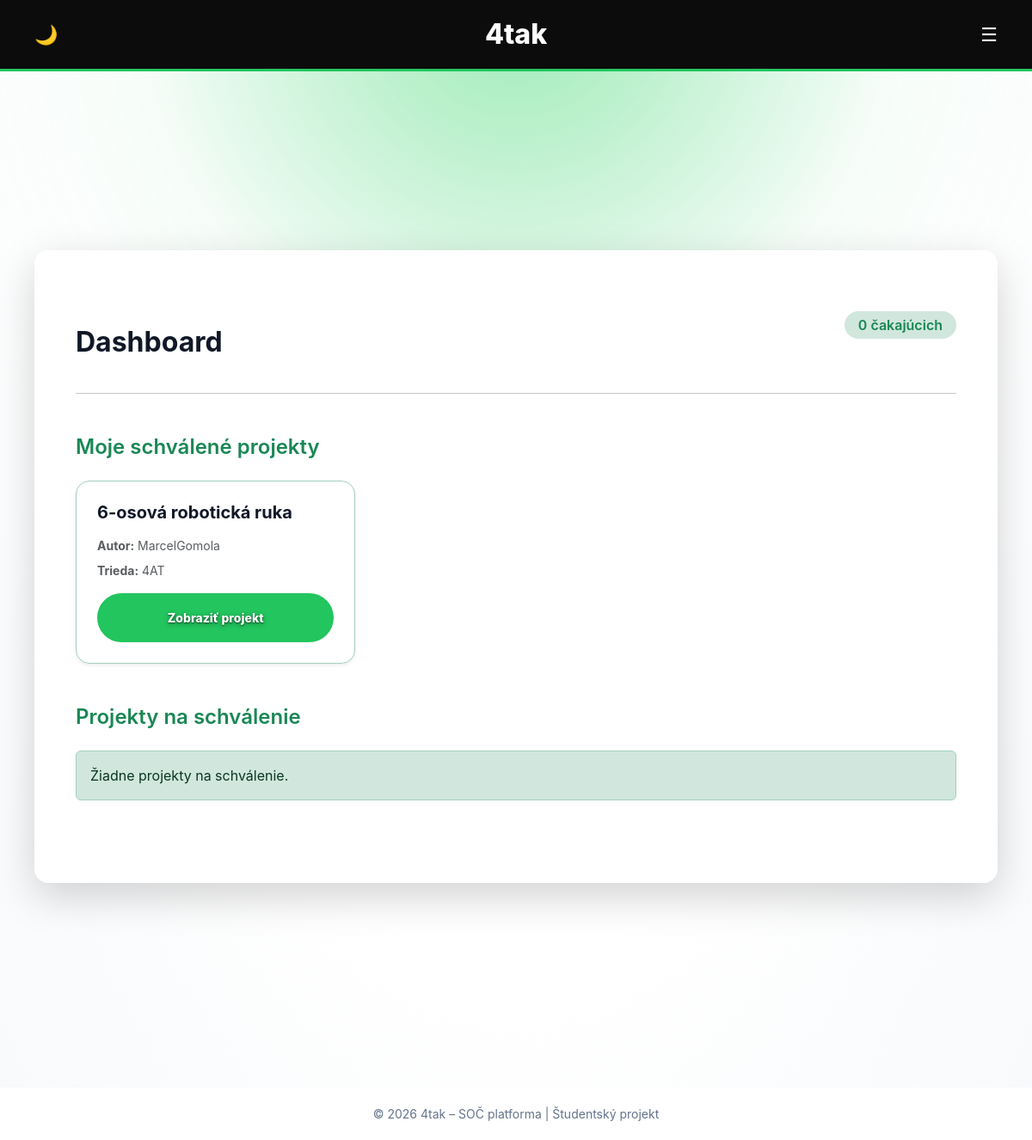
Page /teacher-dashboard/ (signed in) on the committed database.
### projects/models.py (models this page shows, shortened)
class Project(models.Model):
    PROJECT_TYPE_CHOICES = [
        ('web', 'Webová aplikácia'),
        ('physical', 'Fyzická práca'),
    ]
    DIFFICULTY_CHOICES = [
        (1, 'Veľmi ľahká'),
        (2, 'Ľahká'),
        (3, 'Stredná'),
        (4, 'Ťažká'),
        (5, 'Veľmi ťažká'),
    ]
    CLASS_CHOICES = [
        ('4AT', '4AT'),
        ('4AS', '4AS'),
        ('4AM', '4AM'),
        ('4AI', '4AI'),
        ('4BI', '4BI'),
        ('4CI', '4CI'),
        ('4AE', '4AE'),
        ('3AT', '3AT'),
        ('3AS', '3AS'),
        ('3AM', '3AM'),
        ('3AI', '3AI'),
        ('3BI', '3BI'),
        ('3CI', '3CI'),
        ('3AE', '3AE'),
    ]
    mentor = models.ForeignKey(
        User,
        on_delete=models.SET_NULL,
        null=True,
        blank=True,
        related_name='mentored_projects'
    )
    title = models.CharField(max_length=200)
    functionality = models.TextField()
    project_type = models.CharField(
        max_length=10,
        choices=PROJECT_TYPE_CHOICES
    )
    difficulty = models.IntegerField(
    choices=DIFFICULTY_CHOICES
    )
    school_class = models.CharField(
        max_length=3,
        choices=CLASS_CHOICES,
        blank=True,
        null=True
    )
    image = models.ImageField(
        upload_to='projects/images/',
        blank=True,
        null=True
    )
    documentation_pdf = models.FileField(
        upload_to='projects/pdfs/',
        blank=True,
        null=True
    )
    video_url = models.URLField(blank=True, null=True)
    author = models.ForeignKey(User, on_delete=models.CASCADE)
    created_at = models.DateTimeField(auto_now_add=True)
    approved = models.BooleanField(default=False)

### projects/views.py (the view, shortened to what this page needs)
# urls.py: path('teacher-dashboard/', views.teacher_dashboard, name='teacher_dashboard'),
@login_required
def teacher_dashboard(request):
    if request.user.profile.role not in ['teacher', 'admin']:
        return redirect('project_list')
    if request.user.profile.role == 'teacher':
        pending_projects = Project.objects.filter(
            mentor=request.user,
            approved=False
        )
        approved_projects = Project.objects.filter(
            mentor=request.user,
            approved=True
        )
        pending_edits = ProjectEdit.objects.filter(
            original_project__mentor=request.user,
            approved=False
        )
    return render(request, 'projects/teacher_dashboard.html', {
        'pending_projects': pending_projects,
        'approved_projects': approved_projects,
        'pending_edits': pending_edits,
    })

### projects/templates/projects/teacher_dashboard.html (shortened to what this page needs)
{% extends "projects/base.html" %}
{% block content %}
<div class="container py-5">
    <div class="card shadow-lg border-0 p-5 rounded-4">
        <div class="d-flex justify-content-between align-items-center mb-4">
            <h2 class="mb-0 fw-bold">
                Dashboard
            </h2>
            <span class="badge bg-success-subtle text-success fs-6 px-3 py-2">
                {{ pending_projects|length }} čakajúcich
            </span>
        </div>
        <hr class="mb-5">
        <h4 class="mb-4 text-success fw-semibold">
            Moje schválené projekty
        </h4>
        <div class="row g-4 mb-5">
            {% for project in approved_projects %}
            <div class="col-md-6 col-lg-4">
                <div class="border border-success-subtle rounded-4 p-4 h-100 d-flex flex-column shadow-sm">
                    <h5 class="fw-bold mb-3">
                        {{ project.title }}
                    </h5>
                    <div class="small text-muted mb-2">
                        <strong>Autor:</strong> {{ project.author.username }}
                    </div>
                    <div class="small text-muted mb-3">
                        <strong>Trieda:</strong> {{ project.school_class }}
                    </div>
                    <div class="mt-auto">
                        <a href="{% url 'project_detail' project.pk %}"
                           class="btn btn-success w-100 rounded-pill">
                            Zobraziť projekt
                        </a>
                    </div>
                </div>
            </div>
            {% empty %}
                <div class="col-12">
                    <div class="alert alert-secondary mb-0">
                        Zatiaľ nemáš žiadne schválené projekty.
                    </div>
                </div>
            {% endfor %}
        </div>
        <h4 class="mb-4 text-success fw-semibold">
            Projekty na schválenie
        </h4>
        <div class="row g-4 mb-5">
            {% for project in pending_projects %}
            <div class="col-md-6 col-lg-4">
                <div class="border border-success-subtle rounded-4 p-4 h-100 d-flex flex-column shadow-sm">
                    <h5 class="fw-bold mb-3">
                        {{ project.title }}
                    </h5>
                    <div class="small text-muted mb-2">
                        <strong>Autor:</strong> {{ project.author.username }}
                    </div>
                    <div class="small text-muted mb-3">
                        <strong>Trieda:</strong> {{ project.school_class }}
                    </div>
                    <div class="mt-auto">
                        <a href="{% url 'project_detail' project.pk %}"
                           class="btn btn-success w-100 rounded-pill">
                            Skontrolovať
                        </a>
                    </div>
                </div>
            </div>
            {% empty %}
                <div class="col-12">
                    <div class="alert alert-success mb-0">
                        Žiadne projekty na schválenie.
                    </div>
                </div>
            {% endfor %}
        </div>
    </div>
</div>
{% endblock %}

### projects/templates/projects/base.html (style rules this page uses)
:root { --bg-main: #f1f5f9; --bg-card: #ffffff; --bg-soft: #c4c5c9; --header-bg: #0c0c0c; --text-main: #111827; --text-muted: #3e4349; --green: #22c55e; --green-dark: #15803d; --glow-color: rgba(0, 209, 66, 0.317); --bg-grad-1: #ffffff; --bg-grad-2: #ffffff; }
body { height: 100%; margin: 0; font-family: "Inter", Arial, Helvetica, sans-serif; color: var(--text-main); z-index: 10; background: radial-gradient( circle at top, var(--glow-color), transparent 30% ), radial-gradient( ellipse at top, var(--bg-grad-1) 0%, var(--bg-grad-2) 60%, var(--bg-main) 130% ); background-attachment: fixed; transition: background 0.4s ease, color 0.3s ease; }
body { color: var(--text-main); }
body { min-height: 100vh; display: flex; flex-direction: column; min-height: 100vh; }
p, span, li { color: var(--text-muted); }
h1, h2, h3, h4, h5 { color: var(--text-main); }
body::before { content: ""; position: fixed; inset: 0; pointer-events: none; z-index: -1; background: radial-gradient( circle at top, rgba(34, 197, 94, 0.12), transparent 45% ); }
* { transition: background-color 0.3s ease, color 0.2s ease, box-shadow 0.3s ease; }
.container { flex: 1; max-width: 1300px; margin: 80px auto; padding: 0 20px; z-index: 1; }
h2 { font-weight: 700; margin-top: 40px; }
.card { background-color: var(--bg-card); border-radius: 18px; z-index: 10; padding: 32px; border: none; box-shadow: 0 10px 30px rgba(0,0,0,0.08); margin-bottom: 30px; transition: all 0.25s ease; }
.card p, .card span, .card small { color: var(--text-main); }
.btn, .btn-primary, .btn-outline-secondary, .btn-success, .btn-outline-success { display: inline-flex; align-items: center; justify-content: center; gap: 8px; padding: 16px 32px; border-radius: 999px; font-weight: 800; font-size: 14px; text-decoration: none; cursor: pointer; border: 2px solid transparent; transition: all 0.2s ease; }
.btn-green, .btn-primary, .btn-success { background-color: var(--green); color: white; border-color: var(--green); text-shadow: 0 1px 2px rgba(0,0,0,0.6), 0 2px 6px rgba(0,0,0,0.3); }
body::before { content: ""; position: fixed; inset: 0; pointer-events: none; z-index: 0; background: radial-gradient( circle at top, rgba(34, 197, 94, 0.12), transparent 45% ); }
.badge { font-weight: 600; padding: 6px 12px; border-radius: 10px; }
header, .container, footer { position: relative; z-index: 1; }
.card, .feature { box-shadow: 0 30px 40px rgba(0,0,0,0.08), 0 0 0 3px rgba(0,0,0,0.02); }
.badge { padding: 4px 10px; border-radius: 999px; font-size: 0.75rem; font-weight: 600; }

### rows in the picture
Project: title "6-osová robotická ruka", author.username "MarcelGomola", school_class "4AT"

### other values in the picture
{{ pending_projects|length }} "0"
